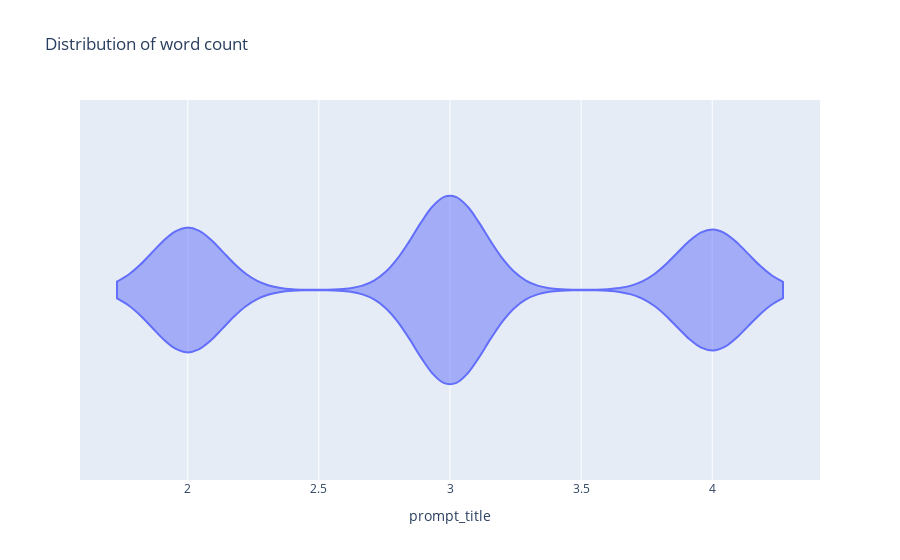
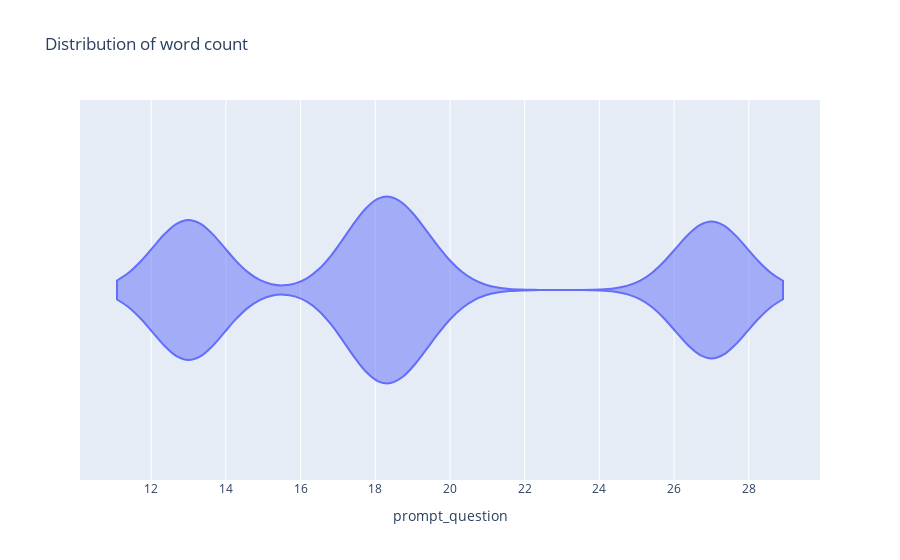

The code cell stored with these charts, in order, in its notebook:
### Code cell
def view_text_column(column: str) -> None:
    count_column = f'{column}_wordcount'
    df_train[count_column] = df_train[column].str.split(' ').apply(len)

    fig = px.violin(df_train, x=count_column, title='Distribution of word count')
    fig.update_layout(xaxis_title=column)
    fig.show()

text_columns = ['prompt_title', 'prompt_question', 'prompt_text', 'text']
for col in text_columns:
    view_text_column(col)

### Figure 1 — Plotly figure (JSON) as saved in the notebook; plotly's stock layout.template omitted (floating-point values rounded to 4 significant figures; data arrays with more than 128 entries replaced by an {"elided": "..."} marker saying what was removed)
{"data": [{"alignmentgroup": "True", "box": {"visible": false}, "hovertemplate": "prompt_title_wordcount=%{x}<extra></extra>", "legendgroup": "", "marker": {"color": "#636efa"}, "name": "", "offsetgroup": "", "orientation": "h", "scalegroup": "True", "showlegend": false, "type": "violin", "x": {"elided": "7165 int values"}, "x0": " ", "xaxis": "x", "y0": " ", "yaxis": "y"}], "layout": {"legend": {"tracegroupgap": 0}, "title": {"text": "Distribution of word count"}, "violinmode": "group", "xaxis": {"anchor": "y", "domain": [0, 1], "title": {"text": "prompt_title"}}, "yaxis": {"anchor": "x", "domain": [0, 1]}}}

### Figure 2 — Plotly figure (JSON) as saved in the notebook; plotly's stock layout.template omitted (floating-point values rounded to 4 significant figures; data arrays with more than 128 entries replaced by an {"elided": "..."} marker saying what was removed)
{"data": [{"alignmentgroup": "True", "box": {"visible": false}, "hovertemplate": "prompt_question_wordcount=%{x}<extra></extra>", "legendgroup": "", "marker": {"color": "#636efa"}, "name": "", "offsetgroup": "", "orientation": "h", "scalegroup": "True", "showlegend": false, "type": "violin", "x": {"elided": "7165 int values"}, "x0": " ", "xaxis": "x", "y0": " ", "yaxis": "y"}], "layout": {"legend": {"tracegroupgap": 0}, "title": {"text": "Distribution of word count"}, "violinmode": "group", "xaxis": {"anchor": "y", "domain": [0, 1], "title": {"text": "prompt_question"}}, "yaxis": {"anchor": "x", "domain": [0, 1]}}}
